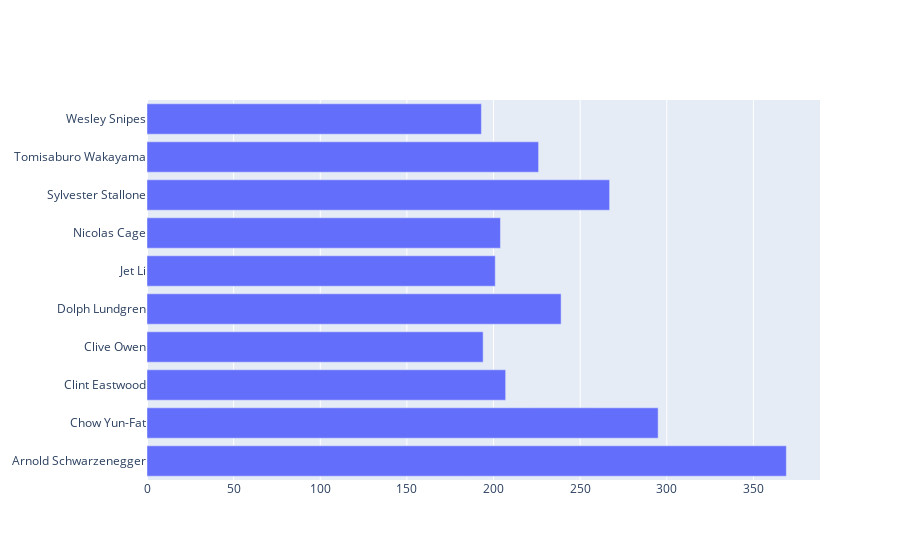

Notebook code for this chart:
### Code cell
import plotly.graph_objects as go
BarActor=actors

fig = go.Figure(go.Bar(
            y = BarActor.Actor,
            x = BarActor.Count,
            orientation='h'))

fig.show()

### Figure 1 — Plotly figure (JSON) as saved in the notebook; plotly's stock layout.template omitted (floating-point values rounded to 4 significant figures)
{"data": [{"orientation": "h", "type": "bar", "x": [369, 295, 207, 194, 239, 201, 204, 267, 226, 193], "y": ["Arnold Schwarzenegger", "Chow Yun-Fat", "Clint Eastwood", "Clive Owen", "Dolph Lundgren", "Jet Li", "Nicolas Cage", "Sylvester Stallone", "Tomisaburo Wakayama", "Wesley Snipes"]}], "layout": {}}
